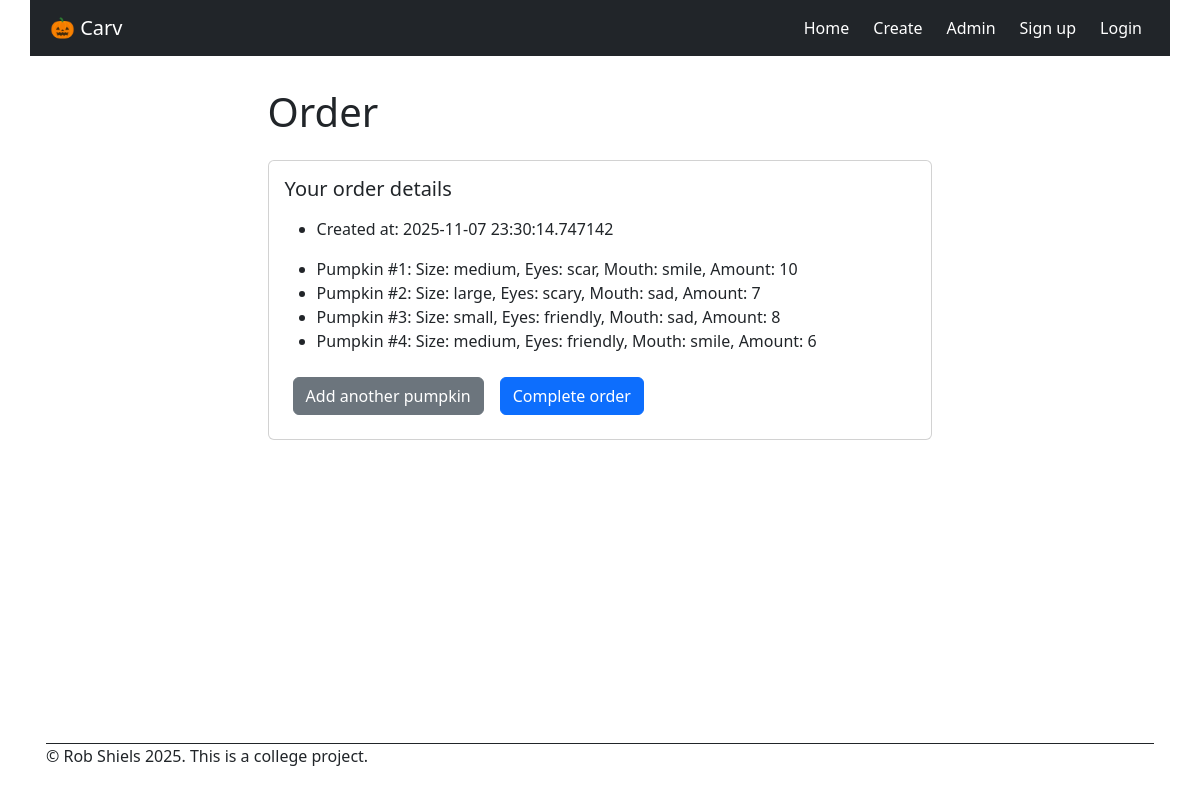
Screenshot of /order/4 with the database file from the repository.
### models.py (models this page shows, shortened)
class Order(db.Model):
    __tablename__ = 'order'
    order_id: Mapped[int] = mapped_column(primary_key=True)
    created_at: Mapped[datetime] = mapped_column(nullable=False,  default=lambda: datetime.now(timezone.utc))
    status: Mapped[str] = mapped_column(nullable=True)
    customer_id: Mapped[int] = mapped_column(db.ForeignKey('user.user_id'), nullable=False)
    customer = db.relationship('User', back_populates='orders')
    pumpkins = db.relationship('PumpkinDesign', back_populates='order')  # one-to-many

class PumpkinDesign(db.Model):
    __tablename__ = 'pumpkin_design'
    design_id: Mapped[int] = mapped_column(primary_key=True)
    size: Mapped[str] = mapped_column(nullable=False)
    eyes: Mapped[str] = mapped_column(nullable=False)
    mouth: Mapped[str] = mapped_column(nullable=False)
    amount: Mapped[int] = mapped_column(nullable=False)
    created_at: Mapped[datetime] = mapped_column(nullable=False,  default=lambda: datetime.now(timezone.utc))
    order_id: Mapped[int] = mapped_column(db.ForeignKey('order.order_id'), nullable=True)  # can be null initially
    order = db.relationship('Order', back_populates='pumpkins')

### app.py (the view)
@app.route('/order/<int:order_id>', methods=["GET"])
def order_submit(order_id):
    order = Order.query.get_or_404(order_id)
    return render_template('order.html', order=order)

### templates/order.html
{% set title = "Order" %}
{% extends "base.html" %}
{% block main %}
<div class="card">
    <div class="card-body">
        <h5 class="card-title mb-3">Your order details</h5>
        <ul>
            <li>
                Created at: {{ order.created_at }}
            </li>
        </ul>
        <ul>
            {% for pumpkin in order.pumpkins %}
            <li>
                Pumpkin #{{ loop.index }}:
                Size: {{ pumpkin.size }},
                Eyes: {{ pumpkin.eyes }},
                Mouth: {{ pumpkin.mouth }},
                Amount: {{ pumpkin.amount }}
            </li>
            {% else %}
            <li>No pumpkins found for this order.</li>
            {% endfor %}
        </ul>
        <div class="button-group-inline">
            <form id="add-another-pumpkin" action="{{url_for('add_another_pumpkin', order_id=order.order_id)}}"
                method="get">
                <button type="submit" class="btn btn-secondary m-2">Add another pumpkin</button>
            </form>
            <form id="order-form" action="{{url_for('order_action', order_id=order.order_id)}}" method="post">
                <button type="submit" class="btn btn-primary m-2">Complete order</button>
            </form>
        </div>
    </div>
</div>
{% endblock %}

### static/css/style.css (style rules this page uses)
* { margin: 0px; padding: 0px; font-size: 16px; }
html { height: 100%; color: white; }
body { margin: 0px; min-height: 100vh; }
.button-group-inline { display:flex; }
@media (min-width: 480px) { body { margin: 0px 24px; max-width: 1140px; margin-left: auto; margin-right: auto; } }
@media (min-width: 480px) { .card { width:60%; } }

### rows the page displays
Order: created_at "2025-11-07 23:30:14.747142"
PumpkinDesign: size "medium", eyes "scar", mouth "smile", amount "10"
PumpkinDesign: size "large", eyes "scary", mouth "sad", amount "7"
PumpkinDesign: size "small", eyes "friendly", mouth "sad", amount "8"
PumpkinDesign: size "medium", eyes "friendly", mouth "smile", amount "6"

### other values shown
{{ title or "Welcome" }} "Order"
